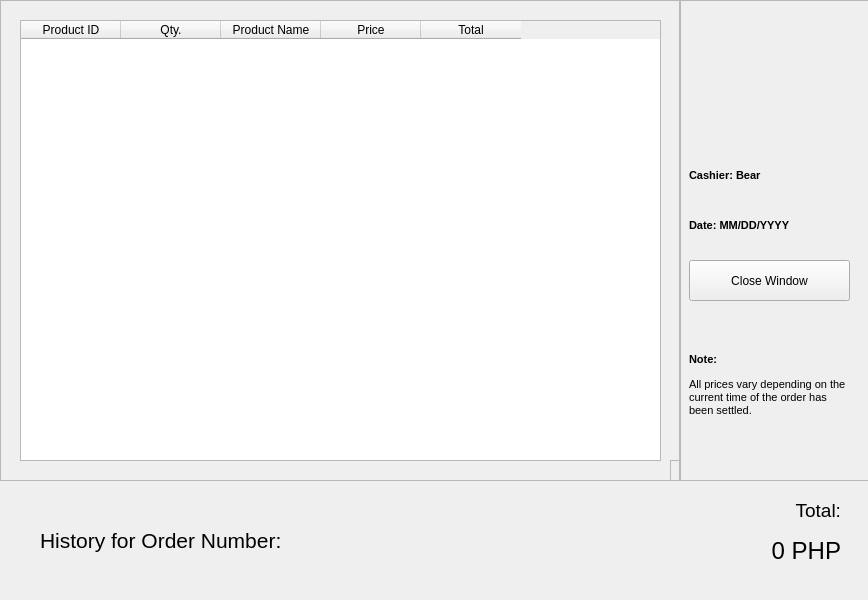
<?xml version="1.0" encoding="UTF-8"?>
<ui version="4.0">
 <class>MainWindow</class>
 <widget class="QMainWindow" name="MainWindow">
  <property name="enabled">
   <bool>true</bool>
  </property>
  <property name="geometry">
   <rect>
    <x>0</x>
    <y>0</y>
    <width>868</width>
    <height>600</height>
   </rect>
  </property>
  <property name="windowTitle">
   <string>BearPOS - Order Details</string>
  </property>
  <widget class="QWidget" name="centralwidget">
   <widget class="QFrame" name="frame">
    <property name="geometry">
     <rect>
      <x>0</x>
      <y>0</y>
      <width>681</width>
      <height>481</height>
     </rect>
    </property>
    <property name="autoFillBackground">
     <bool>false</bool>
    </property>
    <property name="frameShape">
     <enum>QFrame::StyledPanel</enum>
    </property>
    <property name="frameShadow">
     <enum>QFrame::Raised</enum>
    </property>
    <widget class="QTableWidget" name="tblOrderList">
     <property name="geometry">
      <rect>
       <x>20</x>
       <y>20</y>
       <width>641</width>
       <height>441</height>
      </rect>
     </property>
     <property name="sizePolicy">
      <sizepolicy hsizetype="Fixed" vsizetype="Fixed">
       <horstretch>0</horstretch>
       <verstretch>0</verstretch>
      </sizepolicy>
     </property>
     <attribute name="horizontalHeaderCascadingSectionResizes">
      <bool>false</bool>
     </attribute>
     <attribute name="verticalHeaderVisible">
      <bool>false</bool>
     </attribute>
     <column>
      <property name="text">
       <string>Product ID</string>
      </property>
     </column>
     <column>
      <property name="text">
       <string>Qty.</string>
      </property>
     </column>
     <column>
      <property name="text">
       <string>Product Name</string>
      </property>
     </column>
     <column>
      <property name="text">
       <string>Price</string>
      </property>
     </column>
     <column>
      <property name="text">
       <string>Total</string>
      </property>
     </column>
    </widget>
    <widget class="QFrame" name="frame_3">
     <property name="geometry">
      <rect>
       <x>670</x>
       <y>460</y>
       <width>681</width>
       <height>481</height>
      </rect>
     </property>
     <property name="autoFillBackground">
      <bool>false</bool>
     </property>
     <property name="frameShape">
      <enum>QFrame::StyledPanel</enum>
     </property>
     <property name="frameShadow">
      <enum>QFrame::Raised</enum>
     </property>
     <widget class="QTableWidget" name="tblOrderList_2">
      <property name="geometry">
       <rect>
        <x>20</x>
        <y>20</y>
        <width>641</width>
        <height>441</height>
       </rect>
      </property>
      <property name="sizePolicy">
       <sizepolicy hsizetype="Fixed" vsizetype="Fixed">
        <horstretch>0</horstretch>
        <verstretch>0</verstretch>
       </sizepolicy>
      </property>
      <attribute name="horizontalHeaderCascadingSectionResizes">
       <bool>false</bool>
      </attribute>
      <column>
       <property name="text">
        <string>Product ID</string>
       </property>
      </column>
      <column>
       <property name="text">
        <string>Qty.</string>
       </property>
      </column>
      <column>
       <property name="text">
        <string>Product Name</string>
       </property>
      </column>
      <column>
       <property name="text">
        <string>Price</string>
       </property>
      </column>
      <column>
       <property name="text">
        <string>Total</string>
       </property>
      </column>
     </widget>
    </widget>
   </widget>
   <widget class="QFrame" name="frame_2">
    <property name="geometry">
     <rect>
      <x>679</x>
      <y>0</y>
      <width>191</width>
      <height>481</height>
     </rect>
    </property>
    <property name="autoFillBackground">
     <bool>false</bool>
    </property>
    <property name="frameShape">
     <enum>QFrame::StyledPanel</enum>
    </property>
    <property name="frameShadow">
     <enum>QFrame::Raised</enum>
    </property>
    <widget class="QPushButton" name="closeWindow">
     <property name="geometry">
      <rect>
       <x>10</x>
       <y>260</y>
       <width>161</width>
       <height>41</height>
      </rect>
     </property>
     <property name="text">
      <string>Close Window</string>
     </property>
    </widget>
    <widget class="QLabel" name="cashierLabel">
     <property name="geometry">
      <rect>
       <x>10</x>
       <y>160</y>
       <width>161</width>
       <height>31</height>
      </rect>
     </property>
     <property name="font">
      <font>
       <pointsize>8</pointsize>
       <weight>75</weight>
       <bold>true</bold>
      </font>
     </property>
     <property name="text">
      <string>Cashier: Bear</string>
     </property>
     <property name="alignment">
      <set>Qt::AlignLeading|Qt::AlignLeft|Qt::AlignVCenter</set>
     </property>
    </widget>
    <widget class="QLabel" name="dateLabel">
     <property name="geometry">
      <rect>
       <x>10</x>
       <y>210</y>
       <width>161</width>
       <height>31</height>
      </rect>
     </property>
     <property name="font">
      <font>
       <pointsize>8</pointsize>
       <weight>75</weight>
       <bold>true</bold>
      </font>
     </property>
     <property name="text">
      <string>Date: MM/DD/YYYY</string>
     </property>
     <property name="alignment">
      <set>Qt::AlignLeading|Qt::AlignLeft|Qt::AlignVCenter</set>
     </property>
    </widget>
    <widget class="QLabel" name="dateLabel_2">
     <property name="geometry">
      <rect>
       <x>10</x>
       <y>310</y>
       <width>161</width>
       <height>151</height>
      </rect>
     </property>
     <property name="font">
      <font>
       <pointsize>8</pointsize>
       <weight>50</weight>
       <bold>false</bold>
      </font>
     </property>
     <property name="text">
      <string>&lt;html&gt;&lt;head/&gt;&lt;body&gt;&lt;p&gt;&lt;span style=&quot; font-weight:600;&quot;&gt;Note:&lt;/span&gt;&lt;/p&gt;&lt;p&gt;All prices vary depending on the current time of the order has been settled.&lt;/p&gt;&lt;/body&gt;&lt;/html&gt;</string>
     </property>
     <property name="alignment">
      <set>Qt::AlignLeading|Qt::AlignLeft|Qt::AlignVCenter</set>
     </property>
     <property name="wordWrap">
      <bool>true</bool>
     </property>
    </widget>
   </widget>
   <widget class="QLabel" name="greetingLabel">
    <property name="geometry">
     <rect>
      <x>40</x>
      <y>510</y>
      <width>551</width>
      <height>61</height>
     </rect>
    </property>
    <property name="font">
     <font>
      <pointsize>16</pointsize>
     </font>
    </property>
    <property name="text">
     <string>History for Order Number: </string>
    </property>
   </widget>
   <widget class="QLabel" name="totalPriceLabel">
    <property name="geometry">
     <rect>
      <x>630</x>
      <y>520</y>
      <width>211</width>
      <height>61</height>
     </rect>
    </property>
    <property name="font">
     <font>
      <pointsize>18</pointsize>
      <weight>50</weight>
      <bold>false</bold>
      <underline>false</underline>
     </font>
    </property>
    <property name="text">
     <string>0 PHP</string>
    </property>
    <property name="alignment">
     <set>Qt::AlignRight|Qt::AlignTrailing|Qt::AlignVCenter</set>
    </property>
   </widget>
   <widget class="QLabel" name="totalLabel">
    <property name="geometry">
     <rect>
      <x>730</x>
      <y>480</y>
      <width>111</width>
      <height>61</height>
     </rect>
    </property>
    <property name="font">
     <font>
      <pointsize>14</pointsize>
     </font>
    </property>
    <property name="text">
     <string>Total:</string>
    </property>
    <property name="alignment">
     <set>Qt::AlignRight|Qt::AlignTrailing|Qt::AlignVCenter</set>
    </property>
   </widget>
  </widget>
 </widget>
 <resources/>
 <connections/>
</ui>
